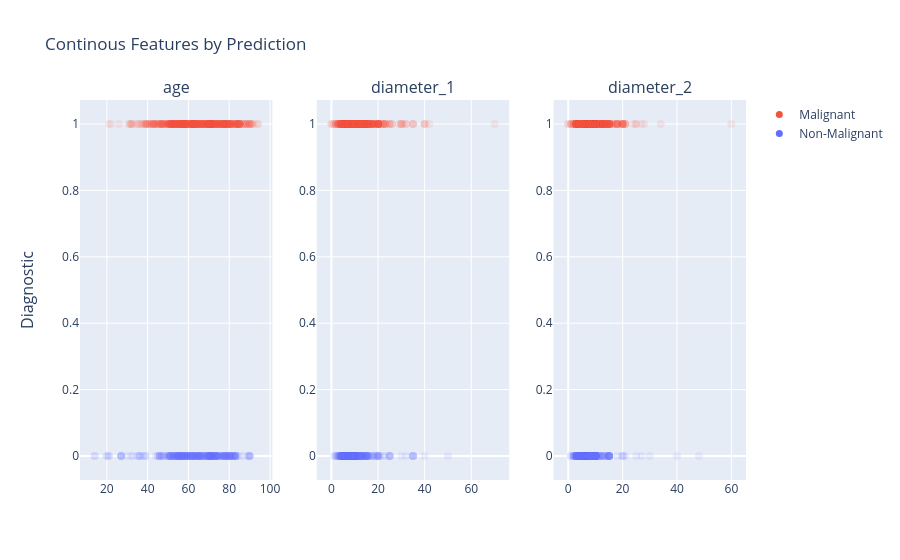

Notebook source saved alongside this figure:
### Code cell
import plotly.graph_objects as go
from plotly.subplots import make_subplots
import plotly.express as px

features = ["age", "diameter_1", "diameter_2"]
fig = make_subplots(rows=1, cols=3, subplot_titles=features, y_title="Diagnostic")

malignant = df_numerical["malignant"] == 1
non_malignant = df_numerical["malignant"] == 0

for i, attr in enumerate(features, start=1):
    fig.add_trace(
        go.Scatter(
            x=df.loc[non_malignant, attr],
            y=df_numerical.loc[non_malignant, "malignant"],
            mode="markers",
            name="Non-Malignant",
            marker=dict(size=8, color=default_plotly_colors[0], opacity=0.1),
            showlegend=False,
        ),
        row=1, col=i,
    )

    fig.add_trace(
        go.Scatter(
            x=df.loc[malignant, attr],
            y=df_numerical.loc[malignant, "malignant"],
            mode="markers",
            name="Malignant",
            marker=dict(size=8, color=default_plotly_colors[1], opacity=0.1),
            showlegend=False,
        ),
        row=1, col=i,
    )

# The code below creates a custom legend.
# The approach was adapted from: https://community.plotly.com/t/adding-custom-legend-in-plotly/65610/3
fig.add_trace(go.Scatter(
    x=[None],
    y=df_numerical["malignant"],
    mode="markers",
    name="Malignant",
    marker=dict(size=7, color=default_plotly_colors[1], symbol="circle"),
))

fig.add_trace(go.Scatter(
    x=[None],
    y=df_numerical["malignant"],
    mode="markers",
    name="Non-Malignant",
    marker=dict(size=7, color=default_plotly_colors[0], symbol="circle"),
))

fig.update_layout(title_text="Continous Features by Prediction", showlegend=True)
fig.show()

### Figure 1 — Plotly figure (JSON) as saved in the notebook; plotly's stock layout.template omitted (floating-point values rounded to 4 significant figures; data arrays with more than 128 entries replaced by an {"elided": "..."} marker saying what was removed)
{"data": [{"marker": {"color": "#636EFA", "opacity": 0.1, "size": 8}, "mode": "markers", "name": "Non-Malignant", "showlegend": false, "type": "scatter", "x": {"elided": "282 int values"}, "xaxis": "x", "y": {"elided": "282 int values"}, "yaxis": "y"}, {"marker": {"color": "#EF553B", "opacity": 0.1, "size": 8}, "mode": "markers", "name": "Malignant", "showlegend": false, "type": "scatter", "x": {"elided": "491 int values"}, "xaxis": "x", "y": {"elided": "491 int values"}, "yaxis": "y"}, {"marker": {"color": "#636EFA", "opacity": 0.1, "size": 8}, "mode": "markers", "name": "Non-Malignant", "showlegend": false, "type": "scatter", "x": {"elided": "282 float values"}, "xaxis": "x2", "y": {"elided": "282 int values"}, "yaxis": "y2"}, {"marker": {"color": "#EF553B", "opacity": 0.1, "size": 8}, "mode": "markers", "name": "Malignant", "showlegend": false, "type": "scatter", "x": {"elided": "491 float values"}, "xaxis": "x2", "y": {"elided": "491 int values"}, "yaxis": "y2"}, {"marker": {"color": "#636EFA", "opacity": 0.1, "size": 8}, "mode": "markers", "name": "Non-Malignant", "showlegend": false, "type": "scatter", "x": {"elided": "282 float values"}, "xaxis": "x3", "y": {"elided": "282 int values"}, "yaxis": "y3"}, {"marker": {"color": "#EF553B", "opacity": 0.1, "size": 8}, "mode": "markers", "name": "Malignant", "showlegend": false, "type": "scatter", "x": {"elided": "491 float values"}, "xaxis": "x3", "y": {"elided": "491 int values"}, "yaxis": "y3"}, {"marker": {"color": "#EF553B", "size": 7, "symbol": "circle"}, "mode": "markers", "name": "Malignant", "type": "scatter", "x": [null], "y": {"elided": "773 int values"}}, {"marker": {"color": "#636EFA", "size": 7, "symbol": "circle"}, "mode": "markers", "name": "Non-Malignant", "type": "scatter", "x": [null], "y": {"elided": "773 int values"}}], "layout": {"annotations": [{"font": {"size": 16}, "showarrow": false, "text": "age", "x": 0.1444, "xanchor": "center", "xref": "paper", "y": 1, "yanchor": "bottom", "yref": "paper"}, {"font": {"size": 16}, "showarrow": false, "text": "diameter_1", "x": 0.5, "xanchor": "center", "xref": "paper", "y": 1, "yanchor": "bottom", "yref": "paper"}, {"font": {"size": 16}, "showarrow": false, "text": "diameter_2", "x": 0.8556, "xanchor": "center", "xref": "paper", "y": 1, "yanchor": "bottom", "yref": "paper"}, {"font": {"size": 16}, "showarrow": false, "text": "Diagnostic", "textangle": -90, "x": 0, "xanchor": "right", "xref": "paper", "xshift": -40, "y": 0.5, "yanchor": "middle", "yref": "paper"}], "showlegend": true, "title": {"text": "Continous Features by Prediction"}, "xaxis": {"anchor": "y", "domain": [0, 0.2889]}, "xaxis2": {"anchor": "y2", "domain": [0.3556, 0.6444]}, "xaxis3": {"anchor": "y3", "domain": [0.7111, 1]}, "yaxis": {"anchor": "x", "domain": [0, 1]}, "yaxis2": {"anchor": "x2", "domain": [0, 1]}, "yaxis3": {"anchor": "x3", "domain": [0, 1]}}}
